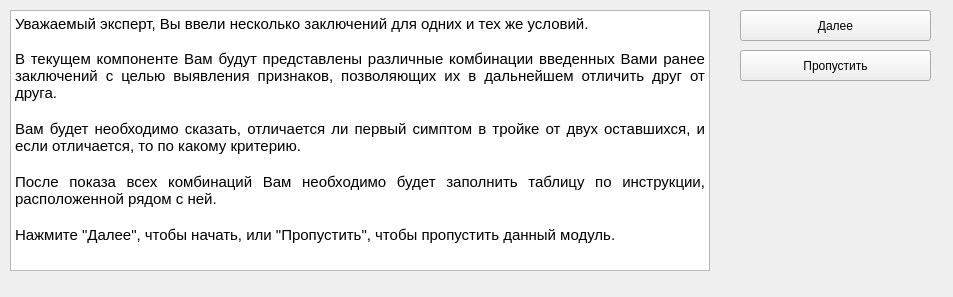
<?xml version="1.0" encoding="UTF-8"?>
<ui version="4.0">
 <class>Instruction</class>
 <widget class="QWidget" name="Instruction">
  <property name="geometry">
   <rect>
    <x>0</x>
    <y>0</y>
    <width>953</width>
    <height>297</height>
   </rect>
  </property>
  <property name="windowTitle">
   <string>Form</string>
  </property>
  <widget class="QTextBrowser" name="infoToExpert">
   <property name="geometry">
    <rect>
     <x>10</x>
     <y>10</y>
     <width>700</width>
     <height>261</height>
    </rect>
   </property>
   <property name="html">
    <string>&lt;!DOCTYPE HTML PUBLIC &quot;-//W3C//DTD HTML 4.0//EN&quot; &quot;http://www.w3.org/TR/REC-html40/strict.dtd&quot;&gt;
&lt;html&gt;&lt;head&gt;&lt;meta name=&quot;qrichtext&quot; content=&quot;1&quot; /&gt;&lt;style type=&quot;text/css&quot;&gt;
p, li { white-space: pre-wrap; }
&lt;/style&gt;&lt;/head&gt;&lt;body style=&quot; font-family:'Ubuntu'; font-size:11pt; font-weight:400; font-style:normal;&quot;&gt;
&lt;p align=&quot;justify&quot; style=&quot; margin-top:0px; margin-bottom:0px; margin-left:0px; margin-right:0px; -qt-block-indent:0; text-indent:0px;&quot;&gt;&lt;span style=&quot; font-family:'MS Shell Dlg 2';&quot;&gt;Уважаемый эксперт, Вы ввели несколько заключений для одних и тех же условий. &lt;br /&gt;&lt;/span&gt;&lt;/p&gt;
&lt;p align=&quot;justify&quot; style=&quot; margin-top:0px; margin-bottom:0px; margin-left:0px; margin-right:0px; -qt-block-indent:0; text-indent:0px;&quot;&gt;&lt;span style=&quot; font-family:'MS Shell Dlg 2';&quot;&gt;В текущем компоненте Вам будут представлены различные комбинации введенных Вами ранее заключений с целью выявления признаков, позволяющих их в дальнейшем отличить друг от друга.&lt;/span&gt;&lt;/p&gt;
&lt;p align=&quot;justify&quot; style=&quot;-qt-paragraph-type:empty; margin-top:0px; margin-bottom:0px; margin-left:0px; margin-right:0px; -qt-block-indent:0; text-indent:0px; font-family:'MS Shell Dlg 2';&quot;&gt;&lt;br /&gt;&lt;/p&gt;
&lt;p align=&quot;justify&quot; style=&quot; margin-top:0px; margin-bottom:0px; margin-left:0px; margin-right:0px; -qt-block-indent:0; text-indent:0px;&quot;&gt;&lt;span style=&quot; font-family:'MS Shell Dlg 2';&quot;&gt;Вам будет необходимо сказать, отличается ли первый симптом в тройке от двух оставшихся, и если отличается, то по какому критерию.&lt;/span&gt;&lt;/p&gt;
&lt;p align=&quot;justify&quot; style=&quot;-qt-paragraph-type:empty; margin-top:0px; margin-bottom:0px; margin-left:0px; margin-right:0px; -qt-block-indent:0; text-indent:0px; font-family:'MS Shell Dlg 2';&quot;&gt;&lt;br /&gt;&lt;/p&gt;
&lt;p align=&quot;justify&quot; style=&quot; margin-top:0px; margin-bottom:0px; margin-left:0px; margin-right:0px; -qt-block-indent:0; text-indent:0px;&quot;&gt;&lt;span style=&quot; font-family:'MS Shell Dlg 2';&quot;&gt;После показа всех комбинаций Вам необходимо будет заполнить таблицу по инструкции, расположенной рядом с ней.&lt;/span&gt;&lt;/p&gt;
&lt;p align=&quot;justify&quot; style=&quot;-qt-paragraph-type:empty; margin-top:0px; margin-bottom:0px; margin-left:0px; margin-right:0px; -qt-block-indent:0; text-indent:0px; font-family:'MS Shell Dlg 2';&quot;&gt;&lt;br /&gt;&lt;/p&gt;
&lt;p align=&quot;justify&quot; style=&quot; margin-top:0px; margin-bottom:0px; margin-left:0px; margin-right:0px; -qt-block-indent:0; text-indent:0px;&quot;&gt;&lt;span style=&quot; font-family:'MS Shell Dlg 2';&quot;&gt;Нажмите &amp;quot;Далее&amp;quot;, чтобы начать, или &amp;quot;Пропустить&amp;quot;, чтобы пропустить данный модуль.&lt;/span&gt;&lt;/p&gt;&lt;/body&gt;&lt;/html&gt;</string>
   </property>
  </widget>
  <widget class="QPushButton" name="okButton">
   <property name="geometry">
    <rect>
     <x>740</x>
     <y>10</y>
     <width>191</width>
     <height>31</height>
    </rect>
   </property>
   <property name="text">
    <string>Далее</string>
   </property>
  </widget>
  <widget class="QPushButton" name="skipButton">
   <property name="geometry">
    <rect>
     <x>740</x>
     <y>50</y>
     <width>191</width>
     <height>31</height>
    </rect>
   </property>
   <property name="text">
    <string>Пропустить</string>
   </property>
  </widget>
 </widget>
 <resources/>
 <connections/>
</ui>
